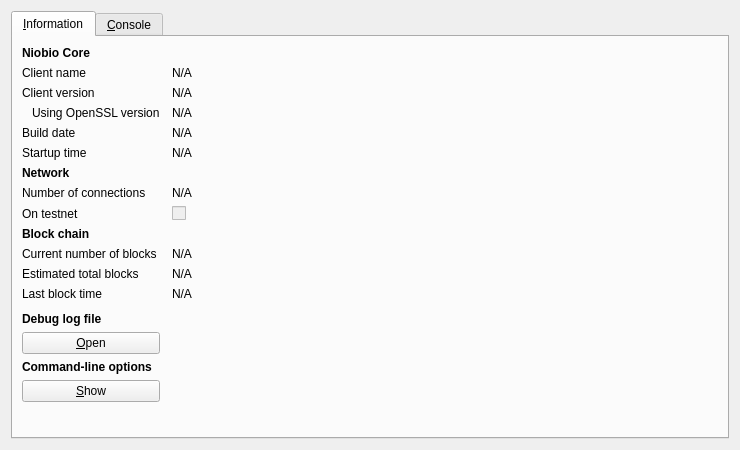
<?xml version="1.0" encoding="UTF-8"?>
<ui version="4.0">
 <class>RPCConsole</class>
 <widget class="QDialog" name="RPCConsole">
  <property name="geometry">
   <rect>
    <x>0</x>
    <y>0</y>
    <width>740</width>
    <height>450</height>
   </rect>
  </property>
  <property name="windowTitle">
   <string>Niobio - Debug window</string>
  </property>
  <layout class="QVBoxLayout" name="verticalLayout_2">
   <item>
    <widget class="QTabWidget" name="tabWidget">
     <property name="currentIndex">
      <number>0</number>
     </property>
     <widget class="QWidget" name="tab_info">
      <attribute name="title">
       <string>&amp;Information</string>
      </attribute>
      <layout class="QGridLayout" name="gridLayout" columnstretch="0,1">
       <property name="horizontalSpacing">
        <number>12</number>
       </property>
       <item row="0" column="0">
        <widget class="QLabel" name="label_9">
         <property name="font">
          <font>
           <weight>75</weight>
           <bold>true</bold>
          </font>
         </property>
         <property name="text">
          <string>Niobio Core</string>
         </property>
        </widget>
       </item>
       <item row="1" column="0">
        <widget class="QLabel" name="label_5">
         <property name="text">
          <string>Client name</string>
         </property>
        </widget>
       </item>
       <item row="1" column="1">
        <widget class="QLabel" name="clientName">
         <property name="cursor">
          <cursorShape>IBeamCursor</cursorShape>
         </property>
         <property name="text">
          <string>N/A</string>
         </property>
         <property name="textFormat">
          <enum>Qt::PlainText</enum>
         </property>
         <property name="textInteractionFlags">
          <set>Qt::LinksAccessibleByMouse|Qt::TextSelectableByKeyboard|Qt::TextSelectableByMouse</set>
         </property>
        </widget>
       </item>
       <item row="2" column="0">
        <widget class="QLabel" name="label_6">
         <property name="text">
          <string>Client version</string>
         </property>
        </widget>
       </item>
       <item row="2" column="1">
        <widget class="QLabel" name="clientVersion">
         <property name="cursor">
          <cursorShape>IBeamCursor</cursorShape>
         </property>
         <property name="text">
          <string>N/A</string>
         </property>
         <property name="textFormat">
          <enum>Qt::PlainText</enum>
         </property>
         <property name="textInteractionFlags">
          <set>Qt::LinksAccessibleByMouse|Qt::TextSelectableByKeyboard|Qt::TextSelectableByMouse</set>
         </property>
        </widget>
       </item>
       <item row="3" column="0">
        <widget class="QLabel" name="label_14">
         <property name="text">
          <string>Using OpenSSL version</string>
         </property>
         <property name="indent">
          <number>10</number>
         </property>
        </widget>
       </item>
       <item row="3" column="1">
        <widget class="QLabel" name="openSSLVersion">
         <property name="cursor">
          <cursorShape>IBeamCursor</cursorShape>
         </property>
         <property name="text">
          <string>N/A</string>
         </property>
         <property name="textFormat">
          <enum>Qt::PlainText</enum>
         </property>
         <property name="textInteractionFlags">
          <set>Qt::LinksAccessibleByMouse|Qt::TextSelectableByKeyboard|Qt::TextSelectableByMouse</set>
         </property>
        </widget>
       </item>
       <item row="4" column="0">
        <widget class="QLabel" name="label_12">
         <property name="text">
          <string>Build date</string>
         </property>
        </widget>
       </item>
       <item row="4" column="1">
        <widget class="QLabel" name="buildDate">
         <property name="cursor">
          <cursorShape>IBeamCursor</cursorShape>
         </property>
         <property name="text">
          <string>N/A</string>
         </property>
         <property name="textFormat">
          <enum>Qt::PlainText</enum>
         </property>
         <property name="textInteractionFlags">
          <set>Qt::LinksAccessibleByMouse|Qt::TextSelectableByKeyboard|Qt::TextSelectableByMouse</set>
         </property>
        </widget>
       </item>
       <item row="5" column="0">
        <widget class="QLabel" name="label_13">
         <property name="text">
          <string>Startup time</string>
         </property>
        </widget>
       </item>
       <item row="5" column="1">
        <widget class="QLabel" name="startupTime">
         <property name="cursor">
          <cursorShape>IBeamCursor</cursorShape>
         </property>
         <property name="text">
          <string>N/A</string>
         </property>
         <property name="textFormat">
          <enum>Qt::PlainText</enum>
         </property>
         <property name="textInteractionFlags">
          <set>Qt::LinksAccessibleByMouse|Qt::TextSelectableByKeyboard|Qt::TextSelectableByMouse</set>
         </property>
        </widget>
       </item>
       <item row="6" column="0">
        <widget class="QLabel" name="label_11">
         <property name="font">
          <font>
           <weight>75</weight>
           <bold>true</bold>
          </font>
         </property>
         <property name="text">
          <string>Network</string>
         </property>
        </widget>
       </item>
       <item row="7" column="0">
        <widget class="QLabel" name="label_7">
         <property name="text">
          <string>Number of connections</string>
         </property>
        </widget>
       </item>
       <item row="7" column="1">
        <widget class="QLabel" name="numberOfConnections">
         <property name="cursor">
          <cursorShape>IBeamCursor</cursorShape>
         </property>
         <property name="text">
          <string>N/A</string>
         </property>
         <property name="textFormat">
          <enum>Qt::PlainText</enum>
         </property>
         <property name="textInteractionFlags">
          <set>Qt::LinksAccessibleByMouse|Qt::TextSelectableByKeyboard|Qt::TextSelectableByMouse</set>
         </property>
        </widget>
       </item>
       <item row="8" column="0">
        <widget class="QLabel" name="label_8">
         <property name="text">
          <string>On testnet</string>
         </property>
        </widget>
       </item>
       <item row="8" column="1">
        <widget class="QCheckBox" name="isTestNet">
         <property name="enabled">
          <bool>false</bool>
         </property>
         <property name="text">
          <string/>
         </property>
        </widget>
       </item>
       <item row="9" column="0">
        <widget class="QLabel" name="label_10">
         <property name="font">
          <font>
           <weight>75</weight>
           <bold>true</bold>
          </font>
         </property>
         <property name="text">
          <string>Block chain</string>
         </property>
        </widget>
       </item>
       <item row="10" column="0">
        <widget class="QLabel" name="label_3">
         <property name="text">
          <string>Current number of blocks</string>
         </property>
        </widget>
       </item>
       <item row="10" column="1">
        <widget class="QLabel" name="numberOfBlocks">
         <property name="cursor">
          <cursorShape>IBeamCursor</cursorShape>
         </property>
         <property name="text">
          <string>N/A</string>
         </property>
         <property name="textFormat">
          <enum>Qt::PlainText</enum>
         </property>
         <property name="textInteractionFlags">
          <set>Qt::LinksAccessibleByMouse|Qt::TextSelectableByKeyboard|Qt::TextSelectableByMouse</set>
         </property>
        </widget>
       </item>
       <item row="11" column="0">
        <widget class="QLabel" name="label_4">
         <property name="text">
          <string>Estimated total blocks</string>
         </property>
        </widget>
       </item>
       <item row="11" column="1">
        <widget class="QLabel" name="totalBlocks">
         <property name="cursor">
          <cursorShape>IBeamCursor</cursorShape>
         </property>
         <property name="text">
          <string>N/A</string>
         </property>
         <property name="textFormat">
          <enum>Qt::PlainText</enum>
         </property>
         <property name="textInteractionFlags">
          <set>Qt::LinksAccessibleByMouse|Qt::TextSelectableByKeyboard|Qt::TextSelectableByMouse</set>
         </property>
        </widget>
       </item>
       <item row="12" column="0">
        <widget class="QLabel" name="label_2">
         <property name="text">
          <string>Last block time</string>
         </property>
        </widget>
       </item>
       <item row="12" column="1">
        <widget class="QLabel" name="lastBlockTime">
         <property name="cursor">
          <cursorShape>IBeamCursor</cursorShape>
         </property>
         <property name="text">
          <string>N/A</string>
         </property>
         <property name="textFormat">
          <enum>Qt::PlainText</enum>
         </property>
         <property name="textInteractionFlags">
          <set>Qt::LinksAccessibleByMouse|Qt::TextSelectableByKeyboard|Qt::TextSelectableByMouse</set>
         </property>
        </widget>
       </item>
       <item row="13" column="0">
        <spacer name="verticalSpacer_2">
         <property name="orientation">
          <enum>Qt::Vertical</enum>
         </property>
         <property name="sizeHint" stdset="0">
          <size>
           <width>20</width>
           <height>20</height>
          </size>
         </property>
        </spacer>
       </item>
       <item row="14" column="0">
        <widget class="QLabel" name="labelDebugLogfile">
         <property name="font">
          <font>
           <weight>75</weight>
           <bold>true</bold>
          </font>
         </property>
         <property name="text">
          <string>Debug log file</string>
         </property>
        </widget>
       </item>
       <item row="15" column="0">
        <widget class="QPushButton" name="openDebugLogfileButton">
         <property name="toolTip">
          <string>Open the Niobio debug log file from the current data directory. This can take a few seconds for large log files.</string>
         </property>
         <property name="text">
          <string>&amp;Open</string>
         </property>
         <property name="autoDefault">
          <bool>false</bool>
         </property>
        </widget>
       </item>
       <item row="16" column="0">
        <widget class="QLabel" name="labelCLOptions">
         <property name="font">
          <font>
           <weight>75</weight>
           <bold>true</bold>
          </font>
         </property>
         <property name="text">
          <string>Command-line options</string>
         </property>
        </widget>
       </item>
       <item row="17" column="0">
        <widget class="QPushButton" name="showCLOptionsButton">
         <property name="toolTip">
          <string>Show the Niobio-Qt help message to get a list with possible Niobio command-line options.</string>
         </property>
         <property name="text">
          <string>&amp;Show</string>
         </property>
         <property name="autoDefault">
          <bool>false</bool>
         </property>
        </widget>
       </item>
       <item row="18" column="0">
        <spacer name="verticalSpacer">
         <property name="orientation">
          <enum>Qt::Vertical</enum>
         </property>
         <property name="sizeHint" stdset="0">
          <size>
           <width>20</width>
           <height>40</height>
          </size>
         </property>
        </spacer>
       </item>
      </layout>
     </widget>
     <widget class="QWidget" name="tab_console">
      <attribute name="title">
       <string>&amp;Console</string>
      </attribute>
      <layout class="QVBoxLayout" name="verticalLayout_3">
       <property name="spacing">
        <number>3</number>
       </property>
       <item>
        <widget class="QTextEdit" name="messagesWidget">
         <property name="minimumSize">
          <size>
           <width>0</width>
           <height>100</height>
          </size>
         </property>
         <property name="readOnly">
          <bool>true</bool>
         </property>
         <property name="tabKeyNavigation" stdset="0">
          <bool>false</bool>
         </property>
         <property name="columnCount" stdset="0">
          <number>2</number>
         </property>
        </widget>
       </item>
       <item>
        <layout class="QHBoxLayout" name="horizontalLayout">
         <property name="spacing">
          <number>3</number>
         </property>
         <item>
          <widget class="QLabel" name="label">
           <property name="text">
            <string notr="true">&gt;</string>
           </property>
          </widget>
         </item>
         <item>
          <widget class="QLineEdit" name="lineEdit"/>
         </item>
         <item>
          <widget class="QPushButton" name="clearButton">
           <property name="maximumSize">
            <size>
             <width>24</width>
             <height>24</height>
            </size>
           </property>
           <property name="toolTip">
            <string>Clear console</string>
           </property>
           <property name="text">
            <string/>
           </property>
           <property name="icon">
            <iconset resource="../bitcoin.qrc">
             <normaloff>:/icons/remove</normaloff>:/icons/remove</iconset>
           </property>
           <property name="shortcut">
            <string notr="true">Ctrl+L</string>
           </property>
           <property name="autoDefault">
            <bool>false</bool>
           </property>
          </widget>
         </item>
        </layout>
       </item>
      </layout>
     </widget>
    </widget>
   </item>
  </layout>
 </widget>
 <resources>
  <include location="../bitcoin.qrc"/>
 </resources>
 <connections/>
</ui>
